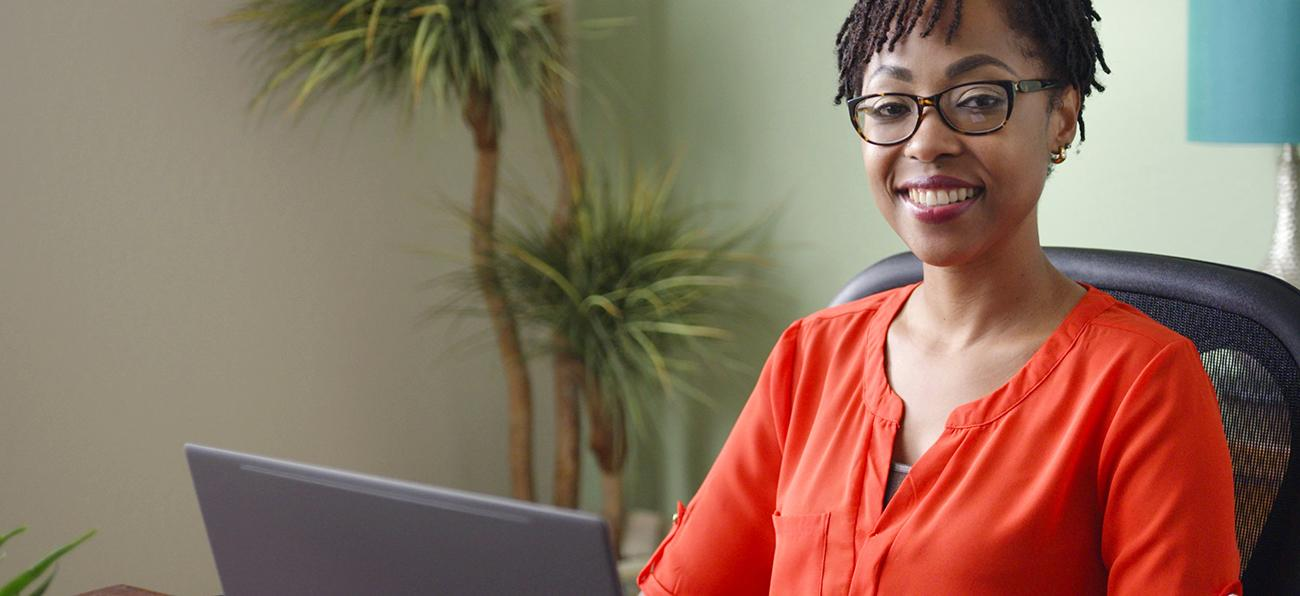
#> input picture trim_tool/input_images/1-c.jpg, 1300 x 596 px; its folder holds only this picture in this run
$ python trim_tool.py
#> lines starting #> are read from the running program, lines starting #| are printed output that depends on the picture; after the words box and inside, x2 and y2 are one past the last pixel; in counts of white or black regions, pixels touching at a corner belong together
import cv2
import numpy as np
import os

def compute_optimal_crop(image, target_aspect_ratio, face_cascade):
    height, width = image.shape[:2]

    # Initialize the saliency detector
    saliency = cv2.saliency.StaticSaliencyFineGrained_create()

    # Compute the saliency map
    (success, saliency_map) = saliency.computeSaliency(image)
    if not success:
        print("Error: Could not compute saliency.")
        return None

    # Initial crop area based on saliency map
    # Convert the saliency map to 8-bit grayscale
    saliency_map_uint8 = (saliency_map * 255).astype("uint8")

    # Thresholding to obtain salient regions
    threshold_value = 50  # You can adjust this value
    _, thresh_map = cv2.threshold(saliency_map_uint8, threshold_value, 255, cv2.THRESH_BINARY)

    # Find contours of salient regions
    contours, _ = cv2.findContours(thresh_map, cv2.RETR_EXTERNAL, cv2.CHAIN_APPROX_SIMPLE)

    if contours:
        salient_contours = np.vstack(contours)
        x, y, w, h = cv2.boundingRect(salient_contours)
    else:
        # If no salient regions, start with the whole image
        x, y, w, h = 0, 0, width, height

    # Adjust the bounding rectangle to match the target aspect ratio
    crop_aspect_ratio = w / h

    if crop_aspect_ratio > target_aspect_ratio:
        # Need to reduce width
        new_w = int(h * target_aspect_ratio)
        x += (w - new_w) // 2
        w = new_w
    elif crop_aspect_ratio < target_aspect_ratio:
        # Need to reduce height
        new_h = int(w / target_aspect_ratio)
        y += (h - new_h) // 2
        h = new_h

    # Ensure coordinates are within image boundaries
    x = max(0, min(x, width - w))
    y = max(0, min(y, height - h))

    # Face detection
    gray_image = cv2.cvtColor(image, cv2.COLOR_BGR2GRAY)
    faces = face_cascade.detectMultiScale(
        gray_image,
        scaleFactor=1.1,
        minNeighbors=5,
        minSize=(30, 30),
        flags=cv2.CASCADE_SCALE_IMAGE
    )

    # Adjust crop to include faces
    for (fx, fy, fw, fh) in faces:
        face_center_x = fx + fw / 2
        face_center_y = fy + fh / 2

        # Check if face center is outside the crop area
        if not (x <= face_center_x <= x + w and y <= face_center_y <= y + h):
            # Calculate shift needed to include the face
            dx = face_center_x - (x + w / 2)
            dy = face_center_y - (y + h / 2)

            # Shift the crop area
            x_new = x + dx
            y_new = y + dy

            # Ensure new crop is within image boundaries
            x_new = max(0, min(int(x_new), width - w))
            y_new = max(0, min(int(y_new), height - h))

            x, y = x_new, y_new

    # Ensure coordinates are integers
    x = int(x)
    y = int(y)
    w = int(w)
    h = int(h)

    # Final crop area
    top_left = (x, y)
    bottom_right = (x + w, y + h)
    return top_left, bottom_right, None  # No saliency score needed

def crop_and_save_image(image, top_left, bottom_right, output_path, target_dimensions):
    x1, y1 = top_left
    x2, y2 = bottom_right
    cropped_image = image[y1:y2, x1:x2]

    # Resize the image to the target dimensions (maintains aspect ratio)
    resized_image = cv2.resize(cropped_image, target_dimensions, interpolation=cv2.INTER_AREA)

    cv2.imwrite(output_path, resized_image)

def main():
    # Set this variable to True if you want to process logo asset types
    logo_mode = False  # Set to True for logo assets, False for non-logo assets

    input_dir = 'input_images'

    if not os.path.isdir(input_dir):
        print(f"Error: The input directory '{input_dir}' does not exist or is not a directory.")
        return

    # Supported image extensions
    supported_extensions = ('.jpg', '.jpeg', '.png', '.bmp', '.tiff', '.tif')

    # Get list of image files in the input directory
    input_image_files = [
        f for f in os.listdir(input_dir)
        if f.lower().endswith(supported_extensions)
    ]

    if not input_image_files:
        print(f"No image files found in directory '{input_dir}'.")
        return

    if logo_mode:
        # Logo asset types
        asset_requirements = [
            {
                'asset_field_type': 'LOGO',
                'aspect_ratio': 1.0,
                'dimensions': (1200, 1200)
            },
            {
                'asset_field_type': 'LANDSCAPE_LOGO',
                'aspect_ratio': 4.0,  # 4/1 as a float
                'dimensions': (1200, 300)
            }
        ]
    else:
        # Non-logo asset types
        asset_requirements = [
            {
                'asset_field_type': 'MARKETING_IMAGE',
                'aspect_ratio': 1.91,  # Float value
                'dimensions': (1200, 628)
            },
            {
                'asset_field_type': 'SQUARE_MARKETING_IMAGE',
                'aspect_ratio': 1.0,
                'dimensions': (1200, 1200)
            },
            {
                'asset_field_type': 'PORTRAIT_MARKETING_IMAGE',
                'aspect_ratio': 0.8,  # 4/5 as a float
                'dimensions': (960, 1200)
            }
        ]

    # Load the face cascade classifier
    face_cascade = cv2.CascadeClassifier('haarcascade_frontalface_default.xml')
    if face_cascade.empty():
        print("Error: Could not load face cascade classifier. Ensure 'haarcascade_frontalface_default.xml' is in the script directory.")
        return

    # Create an output directory if it doesn't exist
    output_dir = 'output_images'
    if not os.path.exists(output_dir):
        os.makedirs(output_dir)

    for image_file in input_image_files:
        input_image_path = os.path.join(input_dir, image_file)
        image = cv2.imread(input_image_path)
#> image is the input picture: shape (596, 1300, 3); mean B, G, R 95.5, 112.5, 140.6
        if image is None:
            print(f"Error: Could not load image '{input_image_path}'.")
            continue

        for asset in asset_requirements:
            asset_type = asset['asset_field_type']
            aspect_ratio = asset['aspect_ratio']
            dimensions = asset['dimensions']

            print(f"\nProcessing asset type: {asset_type} for image {input_image_path}")

            result = compute_optimal_crop(image, aspect_ratio, face_cascade)
            if result is None:
                print(f"Skipping {asset_type} for image {input_image_path} due to insufficient image size or no salient regions.")
                continue

            top_left, bottom_right, _ = result

            # Prepare output filename
            aspect_ratio_str = str(aspect_ratio).replace('.', '_')
            input_image_name = os.path.splitext(os.path.basename(input_image_path))[0]
            output_filename = f"{asset_type}_{input_image_name}_{dimensions[0]}x{dimensions[1]}_{aspect_ratio_str}.jpg"
            output_path = os.path.join(output_dir, output_filename)

            # Crop and save the image
            crop_and_save_image(image, top_left, bottom_right, output_path, dimensions)
            print(f"Saved {asset_type} to {output_path}")
#> this loop made 3 passes
#> (x in compute_optimal_crop, w in compute_optimal_crop, new_w in compute_optimal_crop, x1 in crop_and_save_image, x2 in crop_and_save_image) on passes 1 to 3: (81, 1138, 1138, 81, 1219), (650, 596, 596, 650, 1246), (710, 476, 476, 710, 1186)
#> pass 1, in compute_optimal_crop, `(success, saliency_map) = saliency.computeSaliency(image)`:
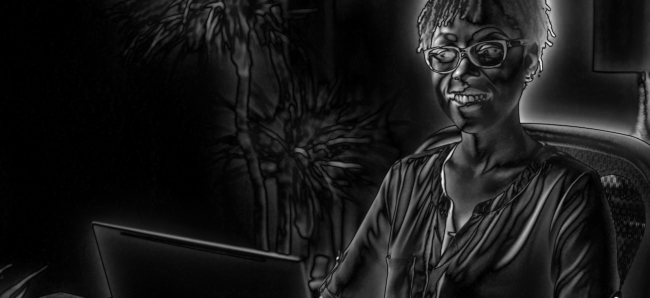
#> saliency_map: shape (596, 1300) float32 (shown at 1/2 size); min 0, max 1, mean 0.0975
#> pass 1, in compute_optimal_crop, `_, thresh_map = cv2.threshold(saliency_map_uint8, threshold_value, 255..`:
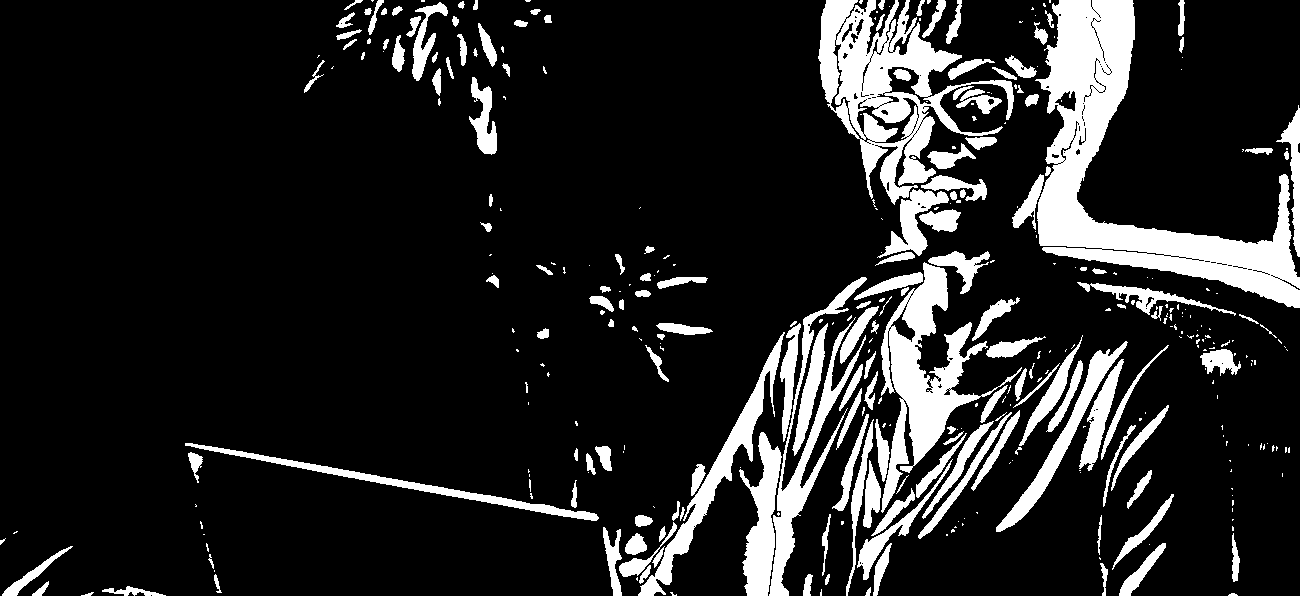
#> thresh_map: shape (596, 1300); 14.6% white; 368 white regions (200 under 20 px), largest, box (x1, y1, x2, y2) and area: (1035, 0, 1300, 308) 24631, (818, 0, 1014, 205) 14299, (881, 262, 1022, 513) 9656
#> pass 1, in compute_optimal_crop, `gray_image = cv2.cvtColor(image, cv2.COLOR_BGR2GRAY)`:
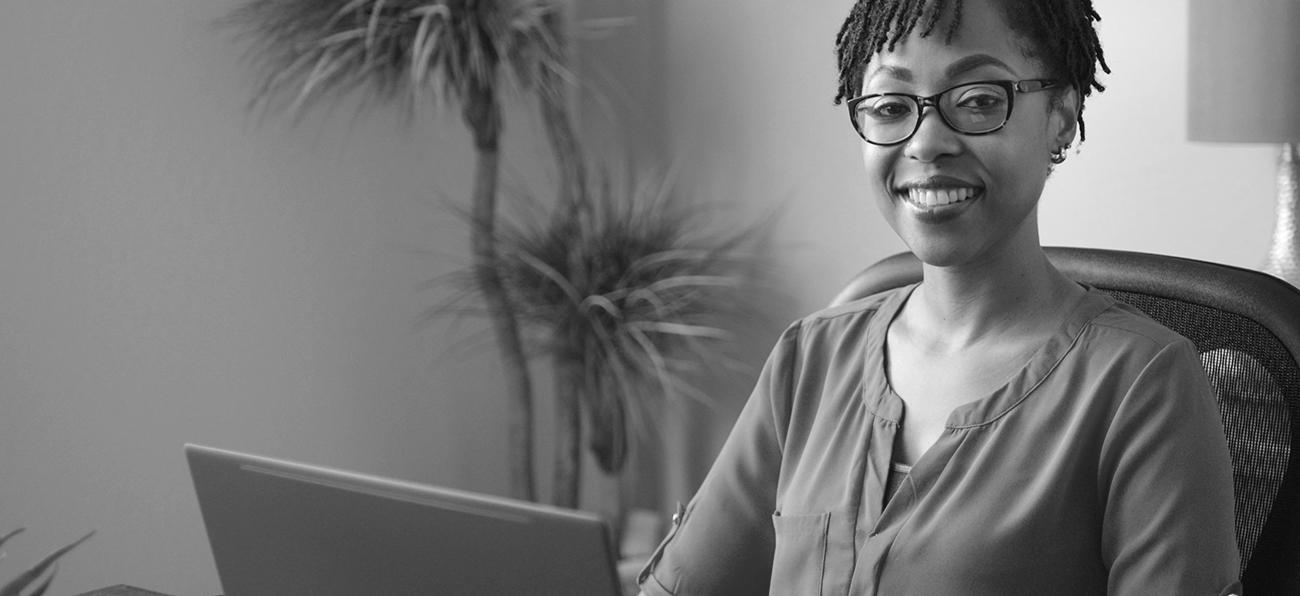
#> gray_image: shape (596, 1300); min 0, max 255, mean 118.9

    print("\nProcessing completed.")

if __name__ == "__main__":
    main()

$ run again, on trim_tool/input_images/3-steps.jpg
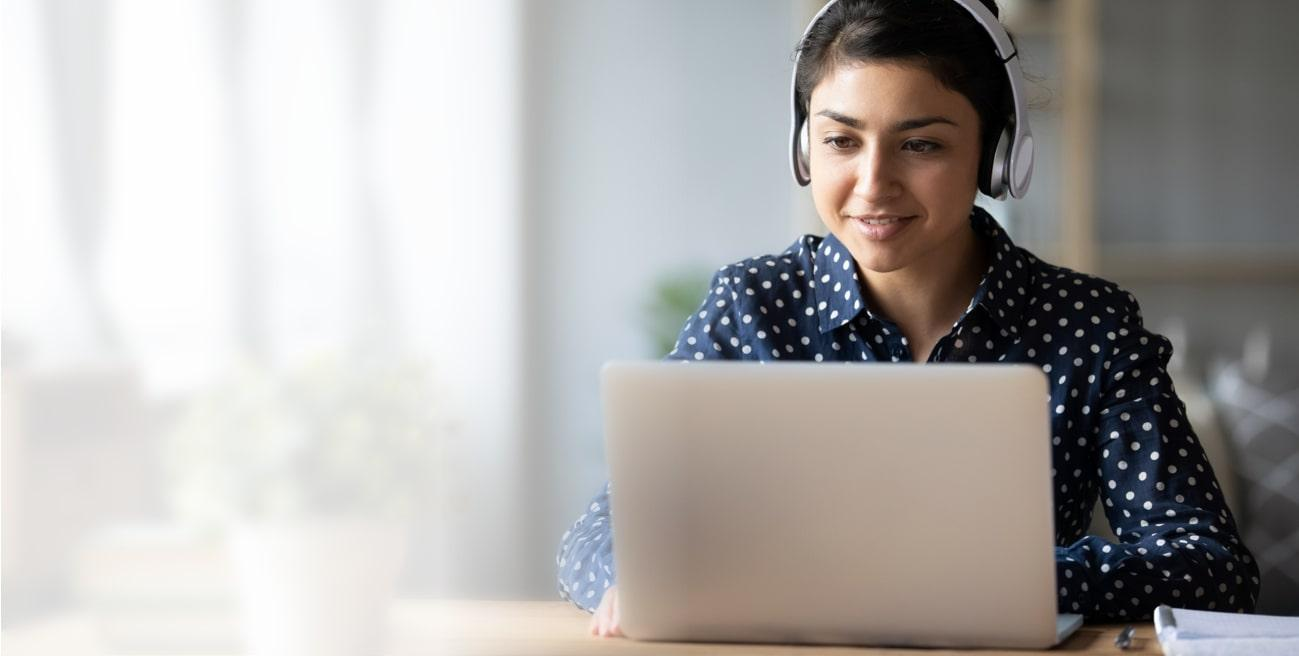
#> input picture trim_tool/input_images/3-steps.jpg, 1299 x 656 px
#> in main, image is the input picture: shape (656, 1299, 3); mean B, G, R 169.4, 171.2, 174
#> the loop in main, `for asset in asset_requirements:` made 3 passes
#> (x in compute_optimal_crop, y in compute_optimal_crop, w in compute_optimal_crop, h in compute_optimal_crop, new_w in compute_optimal_crop, x1 in crop_and_save_image, y1 in crop_and_save_image, x2 in crop_and_save_image) on passes 2 to 3: (611, 0, 656, 656, 656, 611, 0, 1267), (677, 0, 524, 656, 524, 677, 0, 1201)
#> pass 1, in compute_optimal_crop, `_, thresh_map = cv2.threshold(saliency_map_uint8, threshold_value, 255..`:
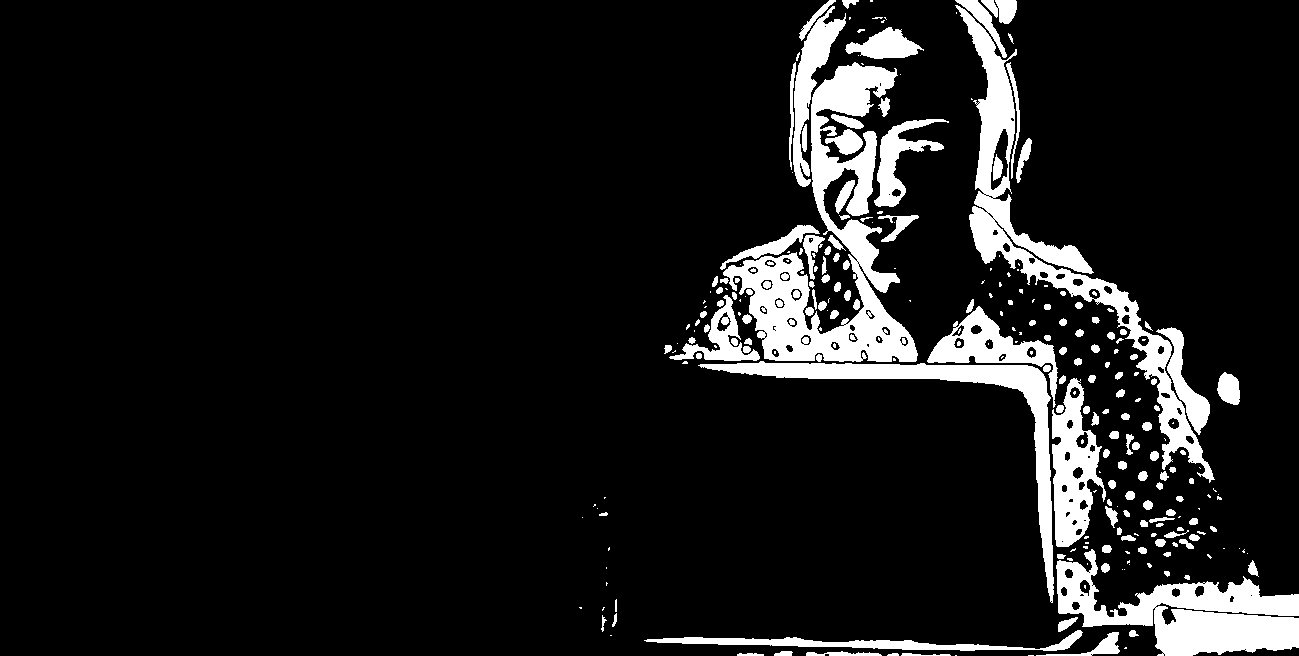
#> thresh_map: shape (656, 1299); 10.1% white; 275 white regions (121 under 20 px), largest, box (x1, y1, x2, y2) and area: (723, 62, 918, 362) 17741, (955, 5, 1215, 483) 13387, (1056, 549, 1299, 656) 11895
#> pass 1, in compute_optimal_crop, `gray_image = cv2.cvtColor(image, cv2.COLOR_BGR2GRAY)`:
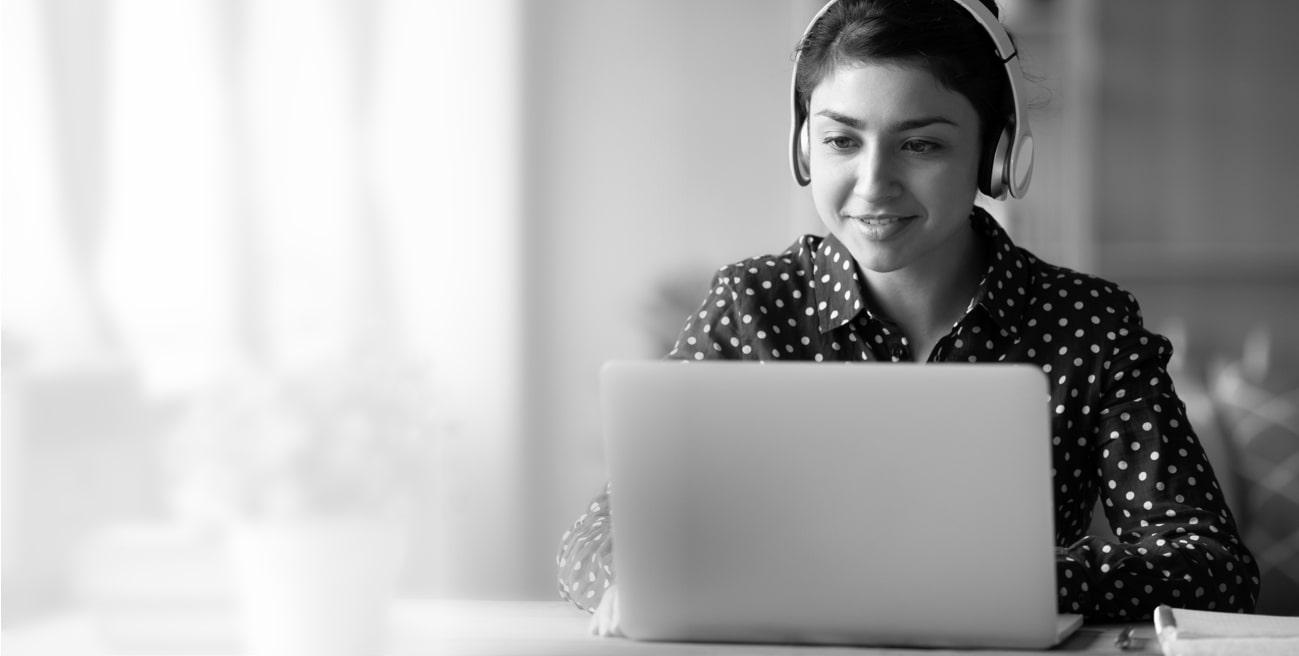
#> gray_image: shape (656, 1299); min 0, max 255, mean 171.8
